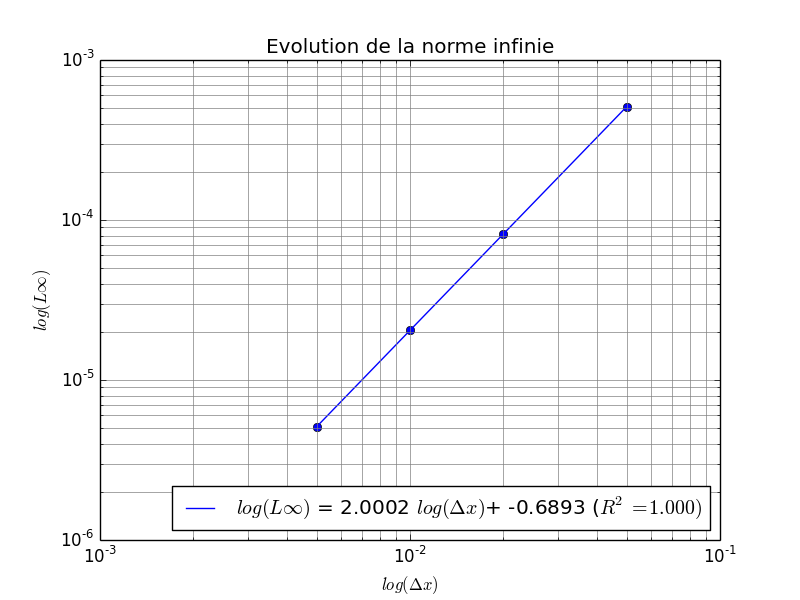

Source code (Python):
#!/usr/bin/env python
import numpy as np
import matplotlib.pyplot as plt
from scipy import stats

dx = [0.05, 0.02, 0.01, 0.005]
erreurLinf = [0.000510934, 0.0000817468, 0.0000204343, 0.00000510661]

logdx = np.log10(dx)
logerr = np.log10(erreurLinf)

slope, intercept, r_value, p_value, std_err = stats.linregress(logdx,logerr)

plt.loglog(dx, erreurLinf, 'o')
plt.loglog(dx, 10**(slope*logdx+intercept), 'b-',label=r"$log(L\infty)$ = %.4f $log(\Delta x)$+ %0.4f ($R^2 = %0.3f)$" %(slope,intercept,r_value))

plt.ylabel('$log(L\infty)$')
plt.xlabel('$log(\Delta x)$')
plt.axis([0.001, 0.1, 0.000001, 0.001])
plt.grid(True,which="both",ls="-",color='grey')

plt.legend(loc=4)
plt.title("Evolution de la norme infinie")

plt.show()
